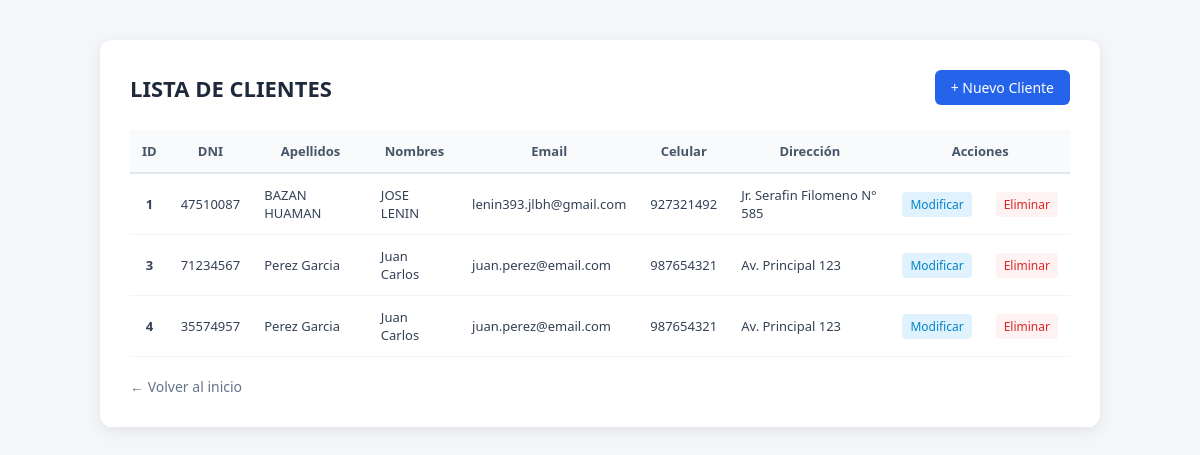
The page /clientes/views/frmListarcliente.php on the database its author committed.
### tables this page shows
CREATE TABLE IF NOT EXISTS `tcliente` (
  `id` int NOT NULL AUTO_INCREMENT,
  `dni` char(8) NOT NULL,
  `apellidos` varchar(50) NOT NULL,
  `nombres` varchar(50) NOT NULL,
  `email` varchar(50) NOT NULL,
  `celular` char(9) NOT NULL,
  `direccion` varchar(50) NOT NULL,
  PRIMARY KEY (`id`)
);

### clientes/models/clienteDAO.php (called while the page is built, shortened)
<?php
include("conexion.php");
function getClientes(){
    global $cn;
    $sql = "SELECT * FROM tcliente";
    return mysqli_query($cn, $sql);
}
?>

### clientes/controllers/clienteController.php (called while the page is built, shortened)
<?php
include("../models/clienteDAO.php");
function listaClientes(){
    return getClientes();
}
?>

### clientes/views/frmListarcliente.php (the view, shortened to what this page needs)
<!DOCTYPE html>
<html lang="es">
<head>
</head>
<body>
    <div class="container">
        <div class="header">
            <h1>LISTA DE CLIENTES</h1>
            <a href="frmRegistrarcliente.php" class="btn-add">+ Nuevo Cliente</a>
        </div>
        <table>
            <thead>
                <tr>
                    <th>ID</th><th>DNI</th><th>Apellidos</th><th>Nombres</th><th>Email</th><th>Celular</th><th>Dirección</th><th colspan="2">Acciones</th>
                </tr>
            </thead>
            <tbody>
                <?php
                include("../controllers/clienteController.php");
                $sql = listaClientes();
                while($row = mysqli_fetch_array($sql)){
                    echo "<tr>";
                    echo "<td><strong>".$row['id']."</strong></td>";
                    echo "<td>".$row['dni']."</td>";
                    echo "<td style='text-align:left;'>".$row['apellidos']."</td>";
                    echo "<td style='text-align:left;'>".$row['nombres']."</td>";
                    echo "<td style='text-align:left;'>".$row['email']."</td>";
                    echo "<td>".$row['celular']."</td>";
                    echo "<td style='text-align:left;'>".$row['direccion']."</td>";
                    echo "<td><a class='action-link edit' href='frm_modificarcliente.php?idC=".$row['id']."'>Modificar</a></td>";
                    echo "<td><a class='action-link delete' href='../controllers/clienteController.php?id=".$row['id']."' onclick='return confirm(\"¿Desea eliminar este cliente?\");'>Eliminar</a></td>";
                    echo "</tr>";
                }
                ?>
            </tbody>
        </table>
        <a href="../index.php" class="back-btn">← Volver al inicio</a>
    </div>
</body>
</html>

### clientes/views/frmListarcliente.php (style rules this page uses)
* { box-sizing: border-box; font-family: 'Segoe UI', Tahoma, Geneva, Verdana, sans-serif; }
body { background-color: #f4f6f9; padding: 40px 20px; display: flex; justify-content: center; margin: 0; }
.container { background: #ffffff; padding: 30px; border-radius: 12px; box-shadow: 0 4px 15px rgba(0,0,0,0.08); width: 100%; max-width: 1000px; }
.header { display: flex; justify-content: space-between; align-items: center; margin-bottom: 25px; }
h1 { color: #1e293b; font-size: 22px; margin: 0; font-weight: 600; }
.btn-add { background-color: #2563eb; color: white; padding: 8px 16px; border-radius: 6px; text-decoration: none; font-size: 14px; font-weight: 500; }
table { width: 100%; border-collapse: collapse; margin-top: 10px; }
th { background-color: #f8fafc; color: #475569; text-align: center; padding: 12px; font-size: 13px; font-weight: 600; border-bottom: 2px solid #e2e8f0; }
td { padding: 12px; font-size: 13px; color: #334155; border-bottom: 1px solid #f1f5f9; text-align: center; }
.action-link { text-decoration: none; font-weight: 500; font-size: 12px; padding: 4px 8px; border-radius: 4px; }
.edit { color: #0284c7; background: #e0f2fe; }
.delete { color: #dc2626; background: #fef2f2; }
.back-btn { display: inline-block; margin-top: 20px; color: #64748b; text-decoration: none; font-size: 14px; }

### rows shown on the page
tcliente: id "1", dni "47510087", apellidos "BAZAN HUAMAN", nombres "JOSE LENIN", email "lenin393.jlbh@gmail.com", celular "927321492", direccion "Jr. Serafin Filomeno N° 585"
tcliente: id "3", dni "71234567", apellidos "Perez Garcia", nombres "Juan Carlos", email "juan.perez@email.com", celular "987654321", direccion "Av. Principal 123"
tcliente: id "4", dni "35574957", apellidos "Perez Garcia", nombres "Juan Carlos", email "juan.perez@email.com", celular "987654321", direccion "Av. Principal 123"
